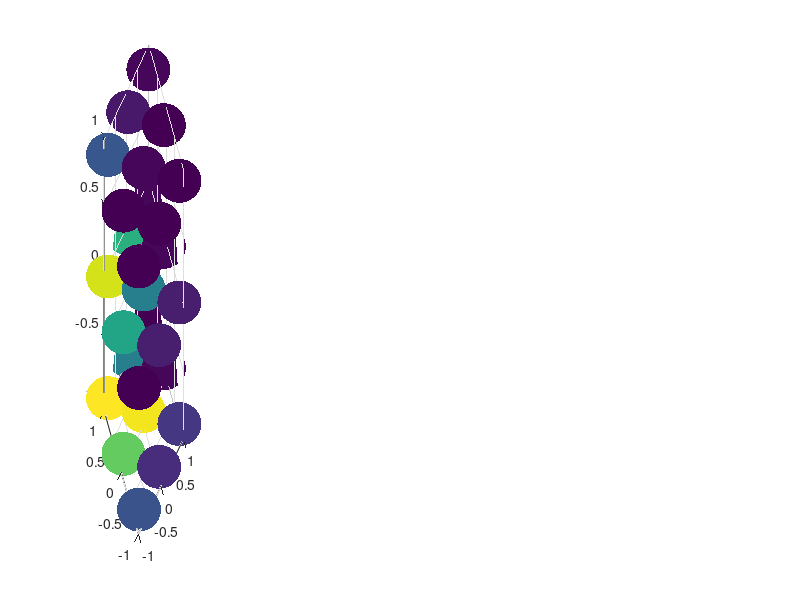

Source code (MATLAB): (Note: this script raises an error after producing the figure.)
clear
close all;
cla

% load('data/branched_bundled_heatmap_vals.mat')
load('data/signal_branched_bundled_heatmap_vals.mat')

lf_or_yes=yes;

green=[0,1,0.5];
grey=[0.4,0.6,0.7];
blue=[0.2,0.2,0.9];
gg=[linspace(green(1),grey(1),20);linspace(green(2),grey(2),20);linspace(green(3),grey(3),20)];
gb=[linspace(grey(1),blue(1),20);linspace(grey(2),blue(2),20);linspace(grey(3),blue(3),20)];
ggb=flip([gg gb]');

f=figure(1);
subplot(1,5,1)
% scatter3(ka(kc==-0.9),kb(kc==-0.9),kd(kc==-0.9),1000,lf(kc==-0.9),'filled')
scatter3(ka(kc==-kb),kb(kc==-kb),kd(kc==-kb),1000,lf_or_yes(kc==-kb),'filled')
clim([0,max(lf_or_yes)])
xlabel('ka')
ylabel('kb');
zl=zlabel('kd');
zl.Position(2) = zl.Position(2)-1;
% title('kc=-0.9','Position',[0,0,2])
title('kc=-kb','Position',[0,0,2])
colormap(ggb)
alpha 1
view(-52.8368,30.7651)
axis equal
set(gca,'XTick',[],'YTick',[],'ZTick',[])
grid on

subplot(1,5,2)
scatter3(ka(kc==0),kb(kc==0),kd(kc==0),1000,lf_or_yes(kc==0),'filled')
clim([0,max(lf_or_yes)])
xlabel('ka')
ylabel('kb')
zl=zlabel('kd');
zl.Position(2) = zl.Position(2)-1;
title('kc=0','Position',[0,0,2])
colormap(ggb)
alpha 1
view(-52.8368,30.7651)
axis equal
set(gca,'XTick',[],'YTick',[],'ZTick',[])
grid on

subplot(1,5,3)
% scatter3(ka(kc==0.9),kb(kc==0.9),kd(kc==0.9),1000,lf(kc==0.9),'filled')
scatter3(ka(kc==kb),kb(kc==kb),kd(kc==kb),1000,lf_or_yes(kc==kb),'filled')
clim([0,max(lf_or_yes)])
xlabel('ka')
ylabel('kb')
zl=zlabel('kd');
zl.Position(2) = zl.Position(2)-1;
% title('kc=0.9','Position',[0,0,2])
title('kc=kb','Position',[0,0,2])
colormap(ggb)
alpha 1
view(-52.8368,30.7651)
axis equal
set(gca,'XTick',[],'YTick',[],'ZTick',[])
grid on

subplot(1,5,4)
scatter3(ka(kb==0),kc(kb==0),kd(kb==0),1000,lf_or_yes(kb==0),'filled')
clim([0,max(lf_or_yes)])
xlabel('ka')
ylabel('kc')
zl=zlabel('kd');
zl.Position(2) = zl.Position(2)-1;
title('kb=0','Position',[0,0,2])
colormap(ggb)
alpha 1
view(-52.8368,30.7651)
axis equal
set(gca,'XTick',[],'YTick',[],'ZTick',[])
grid on

subplot(1,5,5)
cb=colorbar;
clim([0,max(lf_or_yes)])
pos=get(cb,'position');
% set(cb,'position',[pos(1)-0.1 pos(2)+0.2 pos(3)*2 pos(4)/2])
set(cb,'position',[pos(1)-0.05 pos(2)+0.2 pos(3)*2 pos(4)/2])
set(gca,'visible','off')
set(gcf,'color','w');

f.Position = [584,599,1247,559];
